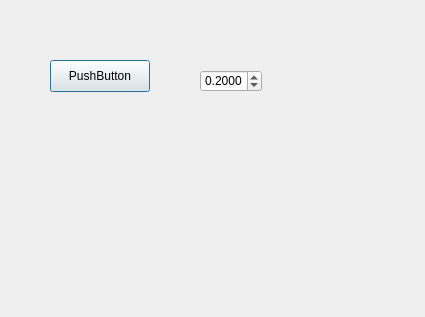
<?xml version="1.0" encoding="UTF-8"?>
<ui version="4.0">
 <class>Surface3D_dialog</class>
 <widget class="QDialog" name="Surface3D_dialog">
  <property name="geometry">
   <rect>
    <x>0</x>
    <y>0</y>
    <width>425</width>
    <height>317</height>
   </rect>
  </property>
  <property name="minimumSize">
   <size>
    <width>425</width>
    <height>317</height>
   </size>
  </property>
  <property name="maximumSize">
   <size>
    <width>425</width>
    <height>317</height>
   </size>
  </property>
  <property name="windowTitle">
   <string>3D Surface</string>
  </property>
  <widget class="QPushButton" name="visualize_surfaceButton">
   <property name="geometry">
    <rect>
     <x>50</x>
     <y>60</y>
     <width>100</width>
     <height>32</height>
    </rect>
   </property>
   <property name="text">
    <string>PushButton</string>
   </property>
  </widget>
  <widget class="QDoubleSpinBox" name="isoSpinBox">
   <property name="geometry">
    <rect>
     <x>200</x>
     <y>70</y>
     <width>62</width>
     <height>22</height>
    </rect>
   </property>
   <property name="decimals">
    <number>4</number>
   </property>
   <property name="maximum">
    <double>1.000000000000000</double>
   </property>
   <property name="singleStep">
    <double>0.005000000000000</double>
   </property>
   <property name="value">
    <double>0.200000000000000</double>
   </property>
  </widget>
 </widget>
 <resources/>
 <connections/>
</ui>
